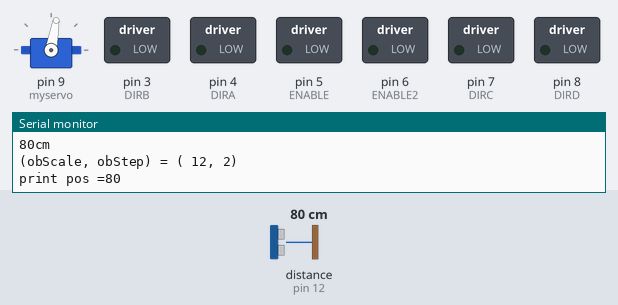
This sketch was run on a simulated Arduino Uno, built with avr-gcc and run on an emulated ATmega328P. Shown: servo, switched loads named in the sketch (green lamp = pin HIGH), the last lines printed to the serial monitor. The inputs (shaded band) are chosen by the test bench; at power-on: distance to the obstacle (sensor on pin 12) 80 cm. The echo pulse lasts 58.3 µs per cm.

Above: at 1.3 s.
1.4 s: distance to the obstacle (sensor on pin 12) set to 13 cm
At 2.9 s:
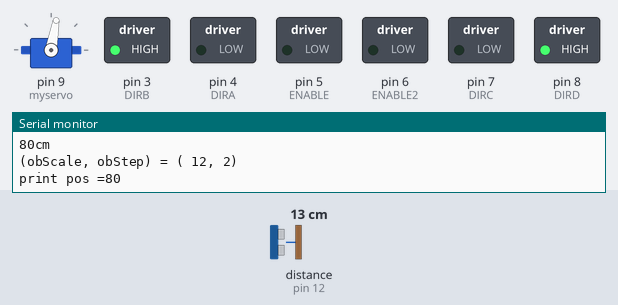
9.6 s: distance to the obstacle (sensor on pin 12) set to 10 cm
At 11.0 s:
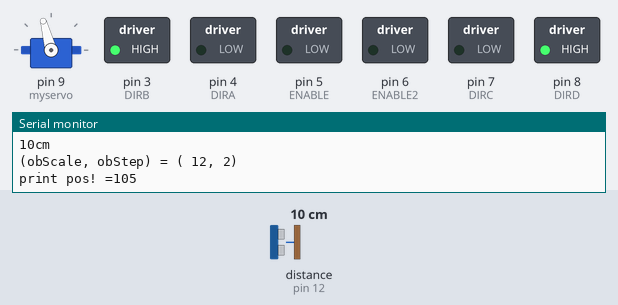
At 11.81 s:
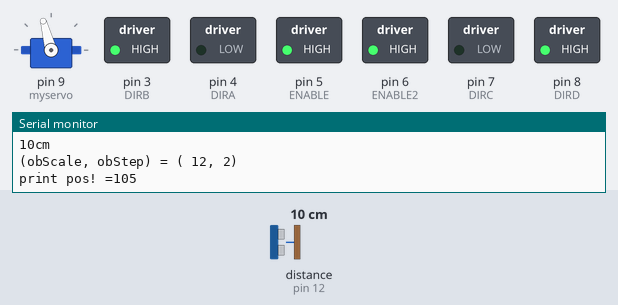
Timing chart, 0 to 22.7 s (numbered marks = the images above; inputs shaded):
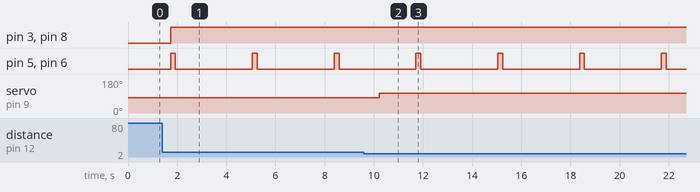

Measured:
- the behaviour switches between 12 and 11 cm on distance to the obstacle (sensor on pin 12) (found by bisection; images 1 and 2)
- after the input at 9.6 s, servo on pin 9 (myservo): 80° → 105° after 0.61 s
- by itself, pin 5 (ENABLE), pin 6 (ENABLE2): alternates HIGH for 0.20 s and LOW for 3.1 s

The sketch:

Obserinter.ino
```cpp
// 1. preprosessor
#include "SR04.h" // Ultrasonic sensor
#include <Servo.h> // Servo

// 2. preparation
// 2-0. ObserveScale
#define ObserveScale 12 // This num is the max distance the printer can print, which is suggested to be the num 6 can divide without residue like 60.
int observeScale = ObserveScale;
int observeStep = observeScale / 6;
// 2-1. DC motor
#define debugMode 1 // if 1 then on
#define ENABLE2 6 // frontMotor
#define ENABLE 5  // backMotor
#define DIRC 7  // frontMotor
#define DIRD 8  // frontMotor
#define DIRA 4  // backMotor
#define DIRB 3  // backMotor
#define power 255 // spinSpeed
#define printMax 105 // the degree of the printer's upper limitation
#define printMin 80 // the degree of the printer's lower limitation
#define printDelay 100
// 2-2. Ultrasonic sensor
#define TRIG_PIN 12
#define ECHO_PIN 11
SR04 sr04 = SR04(ECHO_PIN,TRIG_PIN);
long distance;
// 2-3. Servo
Servo myservo;
int printHandler = 0;
int printPosition = printMin;
int pastPrintPosition = printMin;
// 2-4. scrollLock
/*int scaleClass = 0;
*int pastScaleClass = -1;
*int scrollLock = 1;
*/
// 3. setUp
void setup() {
  // DC motor
  pinMode(ENABLE,OUTPUT);
  pinMode(ENABLE2, OUTPUT);
  pinMode(DIRA,OUTPUT);
  pinMode(DIRB,OUTPUT);
  pinMode(DIRC, OUTPUT);
  pinMode(DIRD, OUTPUT);
  Serial.begin(9600);
  // Servo
  myservo.attach(9);
  //printer
  printerInit();
}

// 4. functions
void stop(){
  digitalWrite(ENABLE, LOW);
  digitalWrite(ENABLE2, LOW);
}
void forward(int runTime) {
  digitalWrite(DIRA, LOW);
  digitalWrite(DIRB, HIGH);
  digitalWrite(DIRC, LOW);
  digitalWrite(DIRD, HIGH);
  analogWrite(ENABLE, power); // power speed
  analogWrite(ENABLE2, power);  // power speed
  delay(runTime);
  stop();
}
void backward(int runTime) {
  digitalWrite(DIRA, HIGH);
  digitalWrite(DIRB, LOW);
  digitalWrite(DIRC, HIGH);
  digitalWrite(DIRD, LOW);
  analogWrite(ENABLE, power); // power speed
  analogWrite(ENABLE2, power);  // power speed
  delay(runTime);
  stop();
}
void printerInit(){
  myservo.write(printMin);
  delay(printDelay);
}
void printer(int position){
    delay(printDelay);
    myservo.write(position);
}

// 5. mainFunction
void loop() {
  // preparation and initialization
  distance = sr04.Distance(); // ultrasonic sensor
  Serial.print(distance);
  Serial.println("cm");

  // debugObserveScale
  if(debugMode == 1){
      Serial.print("(obScale, obStep) = ( ");
      Serial.print(observeScale);
      Serial.print(", ");
      Serial.print(observeStep);
      Serial.println(")");
  }

  // if the position is NOT the same as the previous one, the printer stop scrolling.
  /*if(scaleClass == pastScaleClass){
  *  scrollLock = 1;
  *}else{
  *  scrollLock = 0;
  *}
  */
  // decide the print position
  if(0 <= distance && distance < (1 * observeStep)){
    // Memory the position to print a line
    pastPrintPosition = printPosition;
    printPosition = printMin;
    // Memory the scaleClass
    /*pastScaleClass = scaleClass;
    *scaleClass = 0;
    */
    if(debugMode == 1){ Serial.print("print pos ="); }
    if(debugMode == 1){ Serial.println(printPosition); }
  }else if((1 * observeStep) <= distance && distance < (2 * observeStep)){
    pastPrintPosition = printPosition;
    printPosition = 85;
    //pastScaleClass = scaleClass;
    //scaleClass = 1;
    if(debugMode == 1){ Serial.print("print pos ="); }
    if(debugMode == 1){ Serial.println(printPosition); }
  }else if((2 * observeStep) <= distance && distance < (3 * observeStep)){
    pastPrintPosition = printPosition;
    printPosition = 90;
    //pastScaleClass = scaleClass;
    //scaleClass = 2;
    if(debugMode == 1){ Serial.print("print pos ="); }
    if(debugMode == 1){ Serial.println(printPosition); }
  }else if((3 * observeStep) <= distance && distance < (4 * observeStep)){
    pastPrintPosition = printPosition;
    printPosition = 95;
    //pastScaleClass = scaleClass;
    //scaleClass = 3;
    if(debugMode == 1){ Serial.print("print pos ="); }
    if(debugMode == 1){ Serial.println(printPosition); }
  }else if((4 * observeStep) <= distance && distance < (5 * observeStep)){
    pastPrintPosition = printPosition;
    printPosition = 100;
    //pastScaleClass = scaleClass;
    //scaleClass = 4;
    if(debugMode == 1){ Serial.print("print pos ="); }
    if(debugMode == 1){ Serial.println(printPosition); }
  }else if((5 * observeStep) <= distance && distance < observeScale){
    pastPrintPosition = printPosition;
    printPosition = printMax;
    //pastScaleClass = scaleClass;
    //scaleClass = 5;
    if(debugMode == 1){ Serial.print("print pos! ="); }
    if(debugMode == 1){ Serial.println(printPosition); }
  }else{
    printPosition = pastPrintPosition;  // keep the position if an exception is occurred
    if(debugMode == 1){ Serial.print("print pos ="); }
    if(debugMode == 1){ Serial.println(printPosition); }
  }

  // print the position
  /*if(scrollLock){ forward(100); }
  *if(debugMode == 1) {
  *  Serial.print("scrollLock = ");
  *  Serial.println(scrollLock);
  *}
  */

  printer(printPosition);
  delay(1500);
  forward(200);
  delay(1500);
}
```
